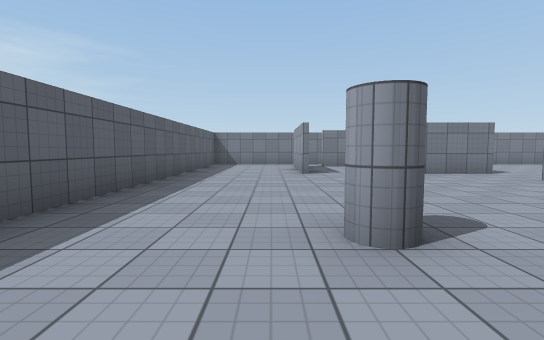
view 1 (above)

24 first-person views from a walk through a 3-D level made in the Unity game engine. The camera is 1.2 m above the floor, tilts 4° down and sees 85° across. The floor is counted in squares, 2 m on a side. Each view is taken from the middle of a square. On the plan, view 1 faces up. The plan holds only what a view shows up to about 9 squares ahead; the rest is blank. The place goes on beyond the plan. The player is left out. Surface patterns are stand-ins for the level's own textures.

view 2
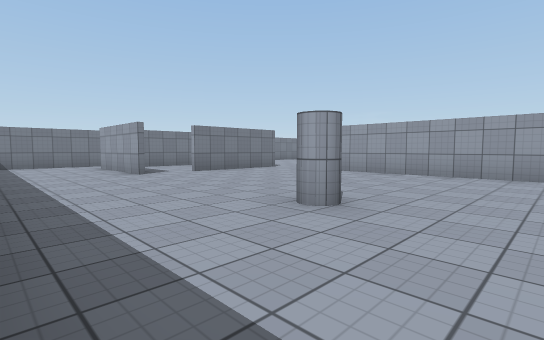

view 3
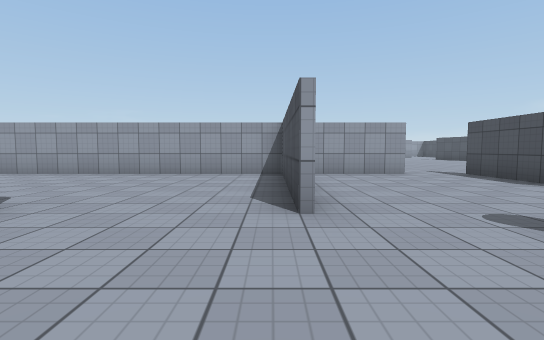

view 4
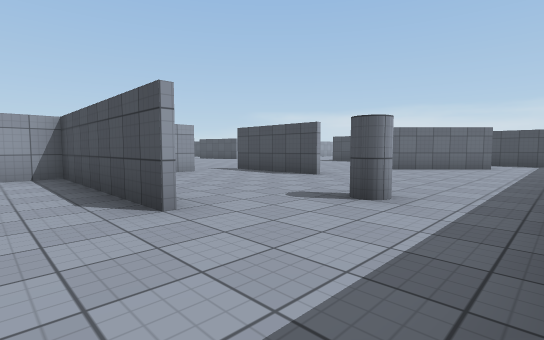

view 5
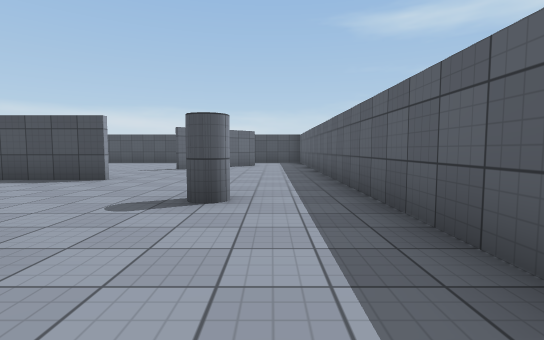

view 6
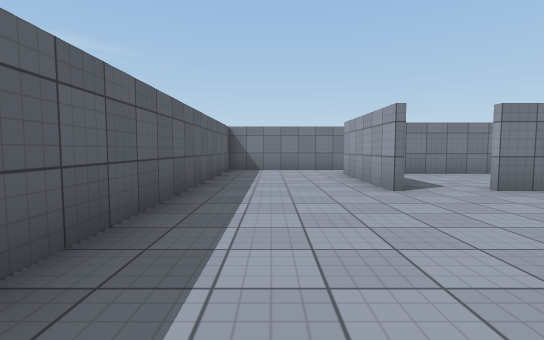

view 7
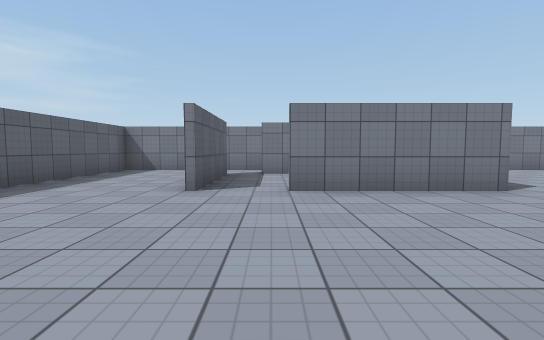

view 8
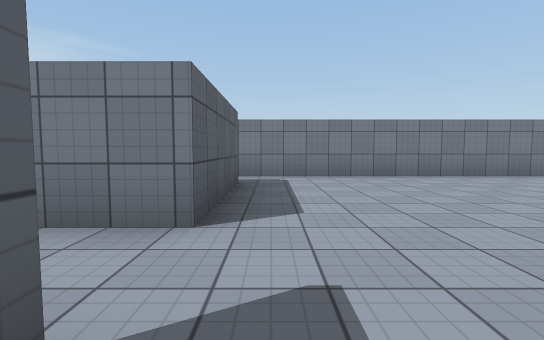

view 9
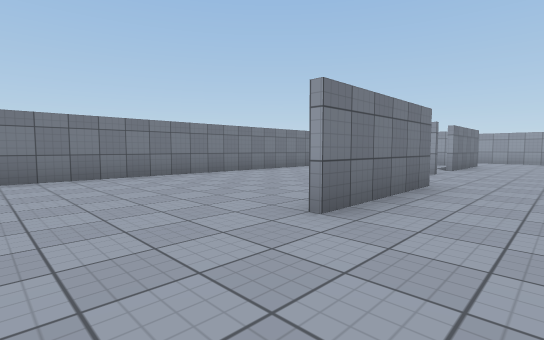

view 10
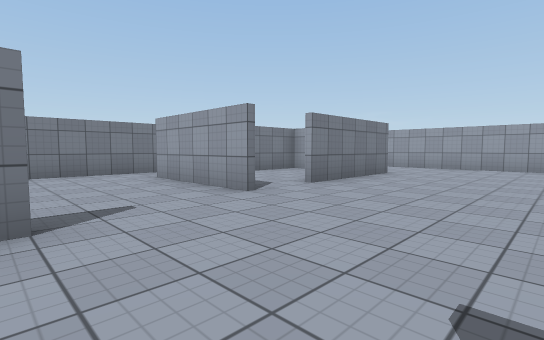

view 11
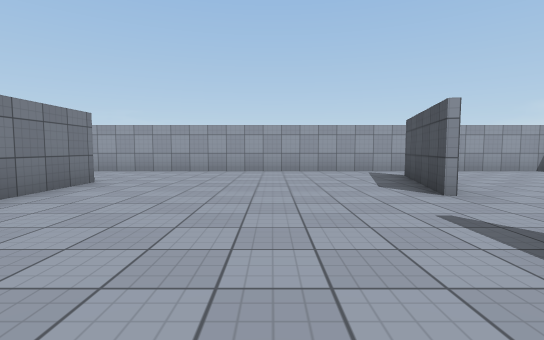

view 12
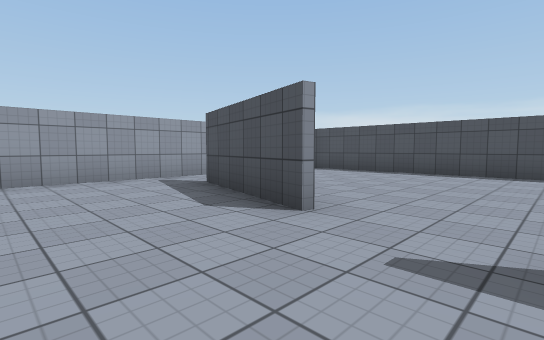

view 13
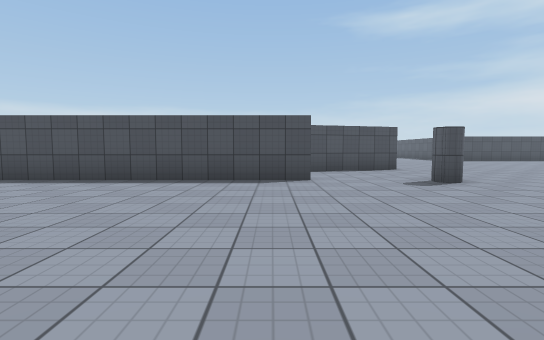

view 14
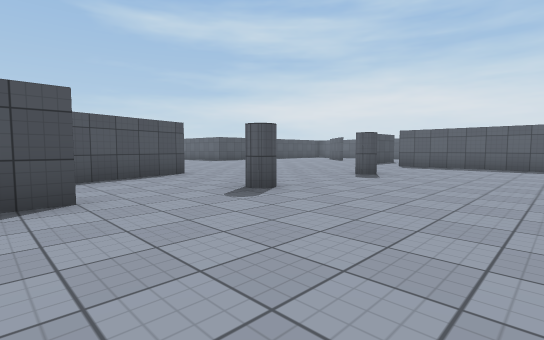

view 15
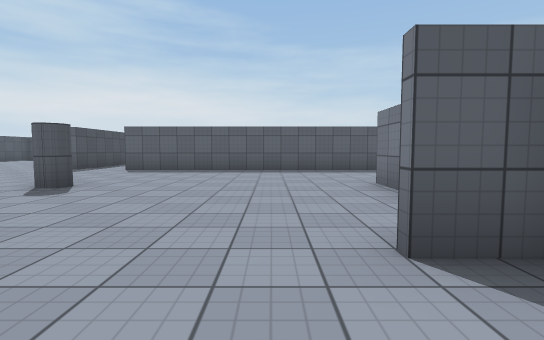

view 16
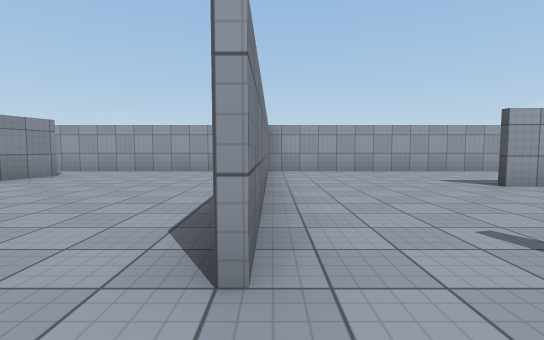

view 17
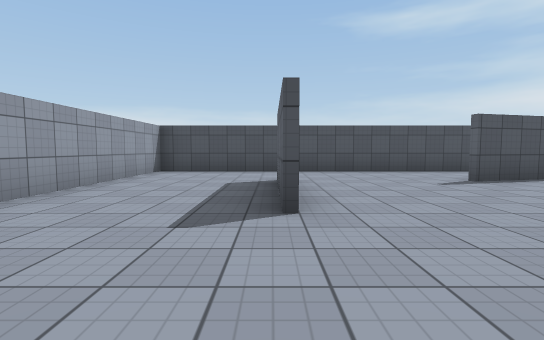

view 18
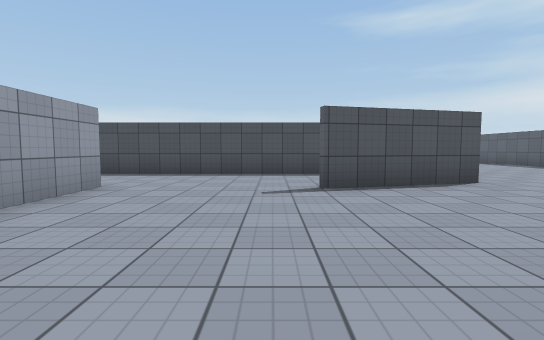

view 19
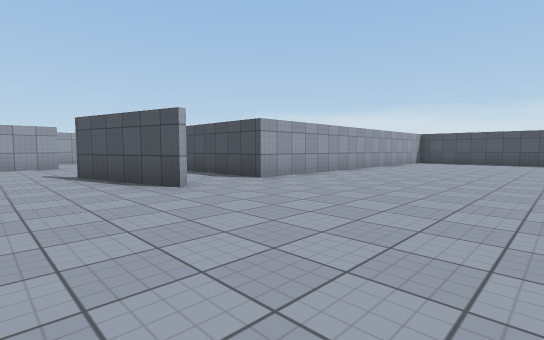

view 20
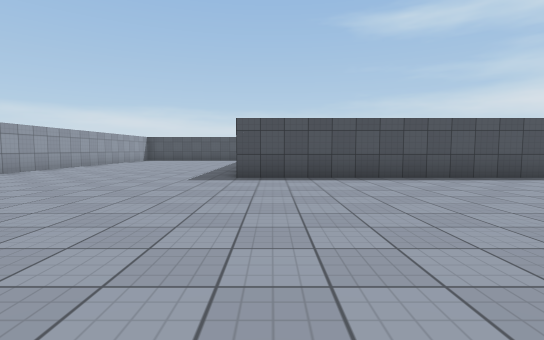

view 21
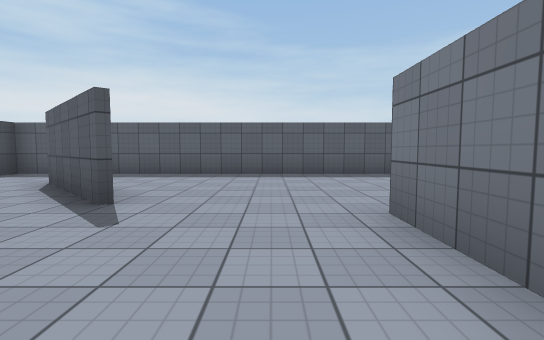

view 22
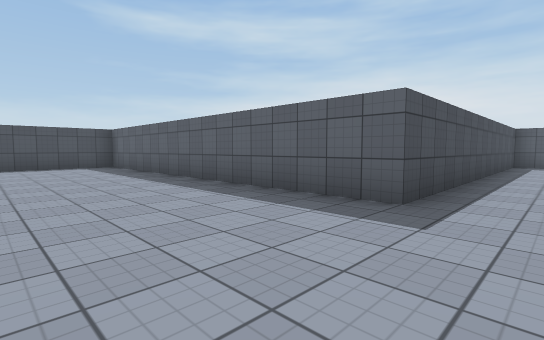

view 23
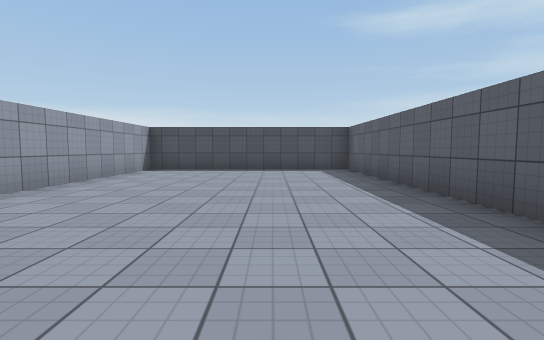

view 24
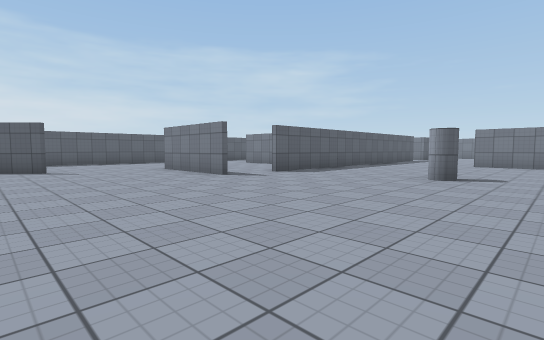

### Floor plan
Points are (right, up) in squares from view 1. A wall is a line through its corners. A room is listed if a view was taken in it or the views show most of it. See-through windows are left out.
Room 1 (views 1, 2, 3, 4, 5, 6, 7)
walls: (0.6, -1.3) (5.2, -1.3); (-2.2, -1.2) (-2.2, -10.4); (0.8, 7.1) (0.8, 10.3); (2.1, -5.8) (5.2, -5.8); (5.3, -4.4) (5.3, 5.8); (4.4, 7.2) (2.2, 7.2); (0.6, 11.6) (-2.2, 11.6) (-2.2, 2.4); (-0.4, -10.9) (1.8, -8.7)
ways out: opening at (-1.5, -11) to room 2; opening at (1, 11) to room 2; opening at (2, -7.5) to room 2; opening at (5, -5) to room 2; opening at (5, 6) to room 2; opening at (2, 8) to room 3
Room 2 (views 8, 9, 10, 11, 12, 13, 14, 15, 16, 17, 18, 19, 20, 21, 22, 23, 24)
walls: (12.3, -6.8) (15, -6); (15.1, -3.8) (21.4, -3.8); (12.4, 1.5) (12.4, 0.8); (10.5, 1.9) (8.8, 1.9); (5.4, -5.9) (2.2, -5.9); (12.3, -11.3) (15.3, -10.5); (18.9, -7.9) (18.9, -10.7); (17.8, 1.8) (20.8, 1); (18.7, -10.9) (18.7, -7.7); (5.4, 3.1) (5.4, -4.2); (20.8, 0.8) (19.6, 1.1); (22.1, -3.5) (22.1, 8.9); (12.4, 6.6) (9.2, 6.6); (1.9, -8.8) (-0.2, -10.9); (14.8, 7.1) (14.8, 10.3); (19.5, 7.2) (16.2, 7.2); (-2.2, -10.4) (-2.2, -13.2) (6.7, -13.2) (6.7, -22.7) (12.6, -22.7) (12.6, -13.2) (22.1, -13.2) (22.1, -3.9) (15.2, -3.9); (5.4, 10.3) (5.4, 7.2) (4.4, 7.2); (15.4, 11.6) (5.2, 11.6); (1.8, 11.6) (0.6, 11.6)
ways out: opening at (-1.5, -11) to room 1; opening at (1, 11) to room 1; opening at (2, -7.5) to room 1; opening at (5, -5) to room 1; opening at (5, 6) to room 1; gap at (2, 10) to room 3; opening at (16, 8)
Room 3 (no view inside)
walls: (4.4, 10.2) (1.7, 10.2); (0.9, 10.3) (0.9, 7.3)
ways out: opening at (2, 8) to room 1; gap at (2, 10) to room 2

Positions as (right, up) in squares from view 1, and headings:
1: (0, 0), facing up
2: (-2, 0), facing up-right
3: (-2, -1), facing right
4: (-2, 0), facing down-right
5: (-1, 0), facing down
6: (-1, 3), facing up
7: (2, 3), facing up
8: (6, 5), facing up
9: (7, 5), facing up-right
10: (12, 4), facing up-right
11: (14, 4), facing right
12: (16, 4), facing down-right
13: (16, 2), facing down
14: (16, 0), facing down-left
15: (14, 0), facing left
16: (14, -4), facing right
17: (19, -5), facing down
18: (16, -6), facing down
19: (8, -9), facing down-right
20: (6, -7), facing down
21: (5, -7), facing left
22: (10, -12), facing down-left
23: (9, -14), facing down
24: (11, -10), facing up-left
